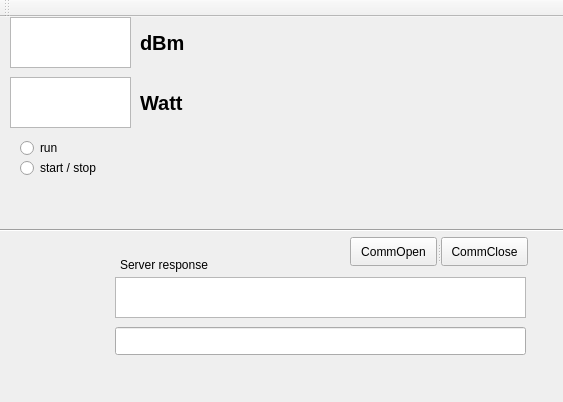
<?xml version="1.0" encoding="UTF-8"?>
<ui version="4.0">
 <class>notepad</class>
 <widget class="QMainWindow" name="notepad">
  <property name="enabled">
   <bool>true</bool>
  </property>
  <property name="geometry">
   <rect>
    <x>0</x>
    <y>0</y>
    <width>563</width>
    <height>402</height>
   </rect>
  </property>
  <property name="windowTitle">
   <string>Bias Server GUI</string>
  </property>
  <widget class="QWidget" name="MainWindow_2">
   <widget class="QTextEdit" name="serverResponse">
    <property name="geometry">
     <rect>
      <x>115</x>
      <y>260</y>
      <width>411</width>
      <height>41</height>
     </rect>
    </property>
    <property name="font">
     <font>
      <pointsize>9</pointsize>
     </font>
    </property>
   </widget>
   <widget class="QLabel" name="label_2">
    <property name="geometry">
     <rect>
      <x>120</x>
      <y>240</y>
      <width>111</width>
      <height>16</height>
     </rect>
    </property>
    <property name="text">
     <string>Server response</string>
    </property>
   </widget>
   <widget class="QLineEdit" name="serverCommand">
    <property name="geometry">
     <rect>
      <x>115</x>
      <y>310</y>
      <width>411</width>
      <height>28</height>
     </rect>
    </property>
   </widget>
   <widget class="Line" name="line">
    <property name="geometry">
     <rect>
      <x>0</x>
      <y>205</y>
      <width>570</width>
      <height>16</height>
     </rect>
    </property>
    <property name="orientation">
     <enum>Qt::Horizontal</enum>
    </property>
   </widget>
   <widget class="QTextEdit" name="dBm_textEdit">
    <property name="geometry">
     <rect>
      <x>10</x>
      <y>0</y>
      <width>121</width>
      <height>51</height>
     </rect>
    </property>
    <property name="font">
     <font>
      <pointsize>16</pointsize>
      <bold>true</bold>
     </font>
    </property>
    <property name="verticalScrollBarPolicy">
     <enum>Qt::ScrollBarAlwaysOff</enum>
    </property>
    <property name="horizontalScrollBarPolicy">
     <enum>Qt::ScrollBarAlwaysOff</enum>
    </property>
   </widget>
   <widget class="QRadioButton" name="runButton">
    <property name="geometry">
     <rect>
      <x>20</x>
      <y>120</y>
      <width>51</width>
      <height>22</height>
     </rect>
    </property>
    <property name="text">
     <string>run</string>
    </property>
    <property name="autoExclusive">
     <bool>false</bool>
    </property>
   </widget>
   <widget class="QRadioButton" name="startButton">
    <property name="geometry">
     <rect>
      <x>20</x>
      <y>140</y>
      <width>117</width>
      <height>22</height>
     </rect>
    </property>
    <property name="text">
     <string>start / stop</string>
    </property>
    <property name="autoExclusive">
     <bool>false</bool>
    </property>
   </widget>
   <widget class="QLabel" name="label_1">
    <property name="geometry">
     <rect>
      <x>140</x>
      <y>10</y>
      <width>61</width>
      <height>31</height>
     </rect>
    </property>
    <property name="font">
     <font>
      <pointsize>15</pointsize>
      <bold>true</bold>
     </font>
    </property>
    <property name="text">
     <string>dBm</string>
    </property>
   </widget>
   <widget class="MplWidget" name="mpl" native="true">
    <property name="geometry">
     <rect>
      <x>210</x>
      <y>-10</y>
      <width>321</width>
      <height>231</height>
     </rect>
    </property>
   </widget>
   <widget class="QTextEdit" name="watt_textEdit">
    <property name="geometry">
     <rect>
      <x>10</x>
      <y>60</y>
      <width>121</width>
      <height>51</height>
     </rect>
    </property>
    <property name="font">
     <font>
      <pointsize>16</pointsize>
      <bold>true</bold>
     </font>
    </property>
    <property name="verticalScrollBarPolicy">
     <enum>Qt::ScrollBarAlwaysOff</enum>
    </property>
    <property name="horizontalScrollBarPolicy">
     <enum>Qt::ScrollBarAlwaysOff</enum>
    </property>
   </widget>
   <widget class="QLabel" name="label_3">
    <property name="geometry">
     <rect>
      <x>140</x>
      <y>70</y>
      <width>61</width>
      <height>31</height>
     </rect>
    </property>
    <property name="font">
     <font>
      <pointsize>15</pointsize>
      <bold>true</bold>
     </font>
    </property>
    <property name="text">
     <string>Watt</string>
    </property>
   </widget>
   <widget class="QSplitter" name="splitter">
    <property name="geometry">
     <rect>
      <x>350</x>
      <y>220</y>
      <width>178</width>
      <height>29</height>
     </rect>
    </property>
    <property name="orientation">
     <enum>Qt::Horizontal</enum>
    </property>
    <widget class="QPushButton" name="btn_open">
     <property name="text">
      <string>CommOpen</string>
     </property>
    </widget>
    <widget class="QPushButton" name="btn_close">
     <property name="text">
      <string>CommClose</string>
     </property>
    </widget>
   </widget>
  </widget>
  <widget class="QMenuBar" name="menuBar">
   <property name="geometry">
    <rect>
     <x>0</x>
     <y>0</y>
     <width>563</width>
     <height>25</height>
    </rect>
   </property>
  </widget>
  <widget class="QToolBar" name="toolBar">
   <property name="windowTitle">
    <string>toolBar</string>
   </property>
   <attribute name="toolBarArea">
    <enum>TopToolBarArea</enum>
   </attribute>
   <attribute name="toolBarBreak">
    <bool>false</bool>
   </attribute>
  </widget>
 </widget>
 <layoutdefault spacing="6" margin="11"/>
 <customwidgets>
  <customwidget>
   <class>MplWidget</class>
   <extends>QWidget</extends>
   <header>mplwidget.h</header>
   <container>1</container>
  </customwidget>
 </customwidgets>
 <resources/>
 <connections/>
</ui>
